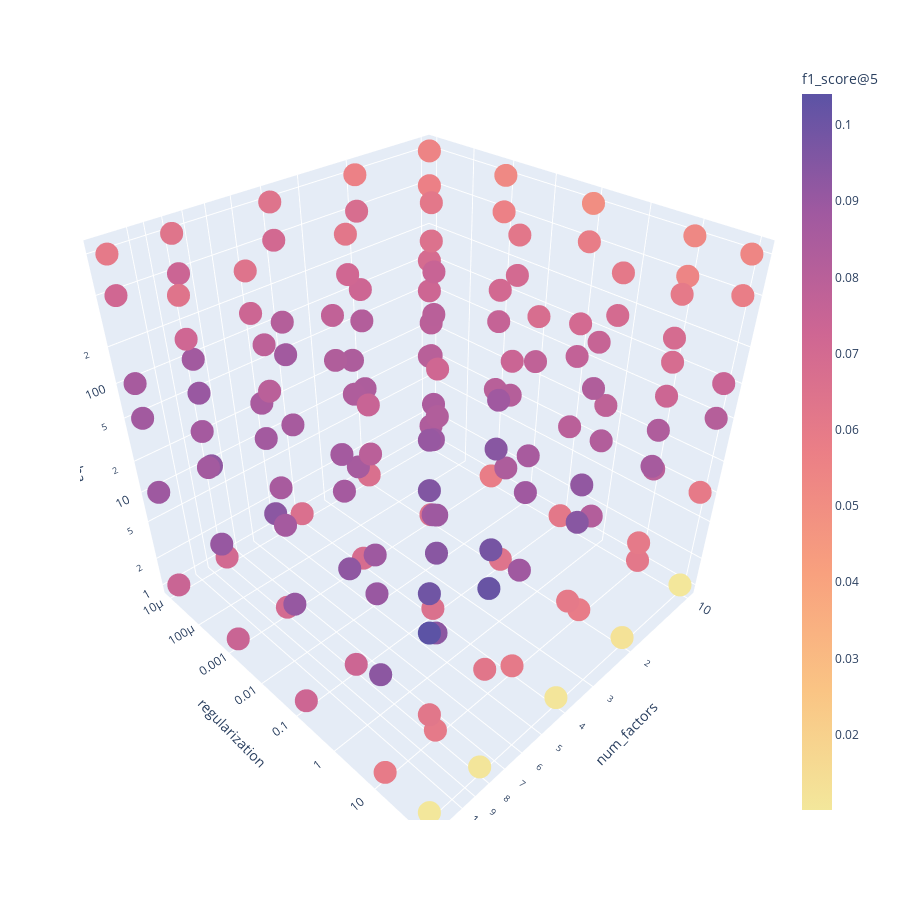

This figure's notebook cell:
### Code cell
fig = px.scatter_3d(df, x='num_factors', y='regularization', z='alpha',
              color='f1_score@5', log_x=True, log_y=True, log_z=True, height=900, width=900, color_continuous_scale=px.colors.sequential.Sunset)
fig.show()

### Figure 1 — Plotly figure (JSON) as saved in the notebook; plotly's stock layout.template omitted (floating-point values rounded to 4 significant figures; data arrays with more than 128 entries replaced by an {"elided": "..."} marker saying what was removed)
{"data": [{"hovertemplate": "num_factors=%{x}<br>regularization=%{y}<br>alpha=%{z}<br>f1_score@5=%{marker.color}<extra></extra>", "legendgroup": "", "marker": {"color": {"elided": "180 float values"}, "coloraxis": "coloraxis", "symbol": "circle"}, "mode": "markers", "name": "", "scene": "scene", "showlegend": false, "type": "scatter3d", "x": {"elided": "180 int values"}, "y": {"elided": "180 float values"}, "z": {"elided": "180 int values"}}], "layout": {"coloraxis": {"colorbar": {"title": {"text": "f1_score@5"}}, "colorscale": [[0, "rgb(243, 231, 155)"], [0.1667, "rgb(250, 196, 132)"], [0.3333, "rgb(248, 160, 126)"], [0.5, "rgb(235, 127, 134)"], [0.6667, "rgb(206, 102, 147)"], [0.8333, "rgb(160, 89, 160)"], [1, "rgb(92, 83, 165)"]]}, "height": 900, "legend": {"tracegroupgap": 0}, "margin": {"t": 60}, "scene": {"domain": {"x": [0, 1], "y": [0, 1]}, "xaxis": {"title": {"text": "num_factors"}, "type": "log"}, "yaxis": {"title": {"text": "regularization"}, "type": "log"}, "zaxis": {"title": {"text": "alpha"}, "type": "log"}}, "width": 900}}
